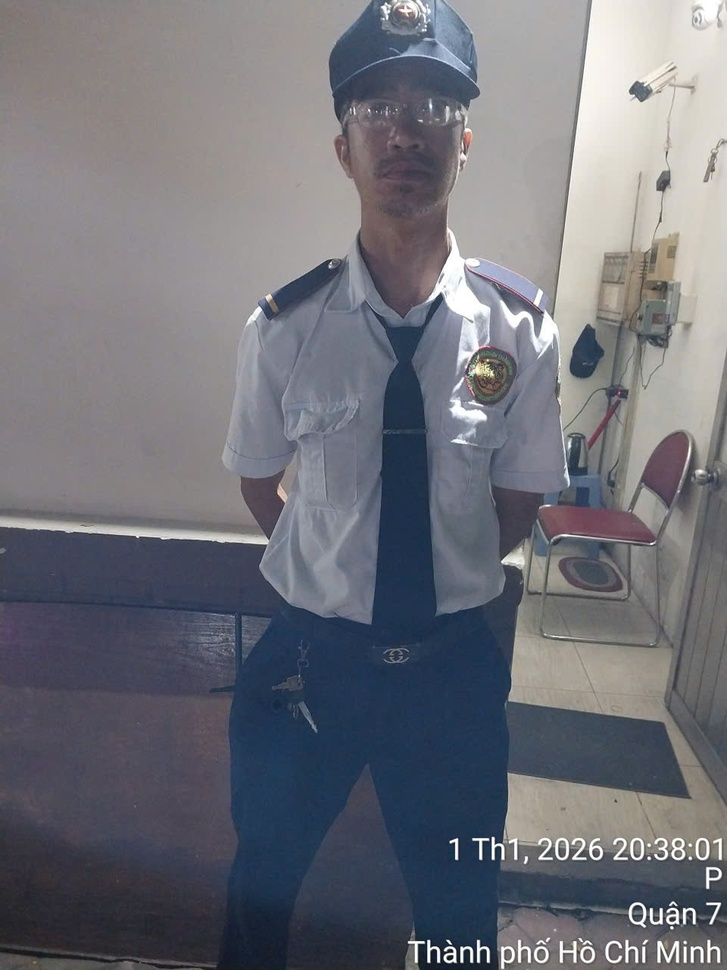
#> input picture input_images/01/z7505584093171_b728d22b89f37cec8819f448a26805b7.jpg, 727 x 970 px, shrunk from 960 x 1280 before the run
$ python -i watermark_engine.py   (imports and definitions only)
#> lines starting #> are read from the running program, lines starting #| are printed output that depends on the picture; after the words box and inside, x2 and y2 are one past the last pixel; in counts of white or black regions, pixels touching at a corner belong together
# -*- coding: utf-8 -*-
"""
Watermark Engine - Xử lý watermark ảnh chấm công
Bao gồm: Scanner, Remover, Generator, EXIF Editor
"""

import os
import re
import json
import struct
import logging
from datetime import datetime
from typing import Dict, List, Optional, Tuple

import cv2
import numpy as np
from PIL import Image, ImageDraw, ImageFont, ExifTags

logger = logging.getLogger(__name__)

# ==================== EXIF EDITOR ====================

class ExifEditor:
    """Chỉnh sửa EXIF metadata của ảnh"""

    # [73 lines left out: functions read_exif, modify_exif_date, strip_exif, not called in this run]


# ==================== WATERMARK SCANNER ====================

class WatermarkScanner:
    """Phân tích format watermark từ ảnh mẫu"""

    def __init__(self):
        self.templates = []

    def scan_image(self, image_path: str) -> Optional[Dict]:
        """
        Phân tích ảnh để tìm watermark.
        Trả về thông tin: vị trí, kích thước, màu sắc, nội dung text
        """
        img = cv2.imread(image_path)
#> img is the input picture: shape (970, 727, 3); mean B, G, R 120.9, 113.2, 112
        if img is None:
            logger.error(f"Không đọc được ảnh: {image_path}")
            return None

        h, w = img.shape[:2]
#> h = 970; w = 727

        # Watermark thường nằm ở 4 vùng: top-left, top-right, bottom-left, bottom-right
        # Và thường chiếm ~10-25% chiều cao ảnh
        regions = {
            'bottom-left': (0, int(h * 0.7), int(w * 0.7), h),
            'bottom-right': (int(w * 0.3), int(h * 0.7), w, h),
            'top-left': (0, 0, int(w * 0.7), int(h * 0.3)),
            'top-right': (int(w * 0.3), 0, w, int(h * 0.3)),
            'bottom-full': (0, int(h * 0.75), w, h),
            'top-full': (0, 0, w, int(h * 0.25)),
        }

        results = []
        for region_name, (x1, y1, x2, y2) in regions.items():
            roi = img[y1:y2, x1:x2]
            analysis = self._analyze_region(roi, region_name)
            if analysis and analysis.get('has_text'):
                analysis['region'] = region_name
                analysis['bounds'] = {'x1': x1, 'y1': y1, 'x2': x2, 'y2': y2}
                analysis['image_size'] = {'width': w, 'height': h}
                results.append(analysis)
#> this loop made 6 passes
#> (bright_ratio in _analyze_region, dark_ratio in _analyze_region, text_color in _analyze_region, font_size_estimate in _analyze_region) on passes 1 to 6: (0.00526, 0.386, (0, 0, 0), 22), (0.0263, 0.282, (0, 0, 0), 22), (0.0116, 0.000446, (255, 255, 255), 14), (0.255, 0.000452, (255, 255, 255), 17), (0.0221, 0.282, (0, 0, 0), 22), (0.188, 5.12e-05, (255, 255, 255), 17)
#> pass 1, in scan_image, `roi = img[y1:y2, x1:x2]`:
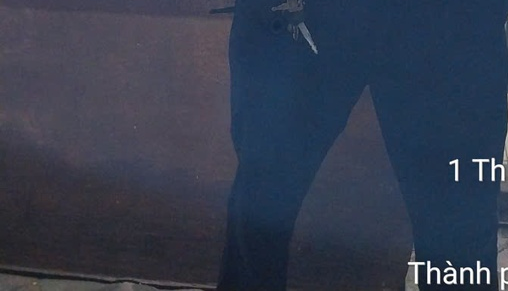
#> roi: shape (291, 508, 3); mean B, G, R 77.2, 59.6, 51.6
#> pass 1, in _analyze_region, `gray = cv2.cvtColor(roi, cv2.COLOR_BGR2GRAY)`:
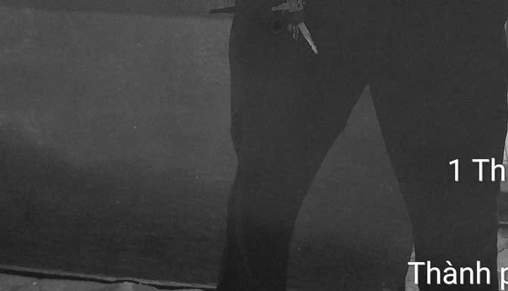
#> gray: shape (291, 508); min 11, max 255, mean 59.2
#> pass 1, in _analyze_region, `_, bright_mask = cv2.threshold(gray, 200, 255, cv2.THRESH_BINARY)`:
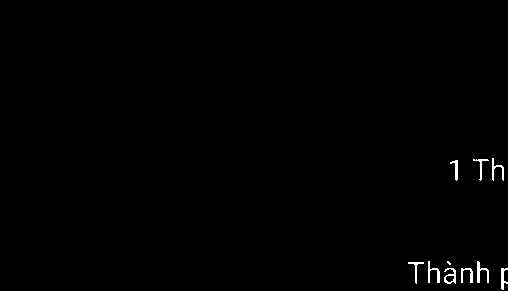
#> bright_mask: shape (291, 508); 0.53% white in thin lines or dots, all inside (x1, y1, x2, y2) = (408, 158, 508, 290)
#> pass 1, in _analyze_region, `_, dark_mask = cv2.threshold(gray, 50, 255, cv2.THRESH_BINARY_INV)`:
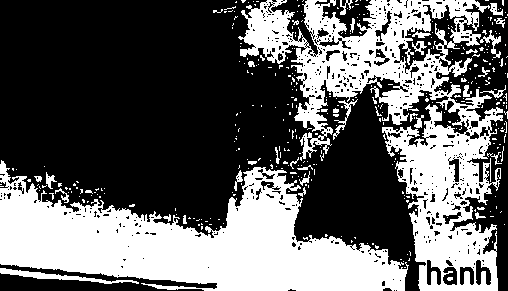
#> dark_mask: shape (291, 508); 38.6% white; 387 white regions (350 under 20 px), largest, box (x1, y1, x2, y2) and area: (0, 160, 409, 291) 27271, (238, 0, 503, 291) 26071, (0, 268, 139, 284) 581
#> after the loop:
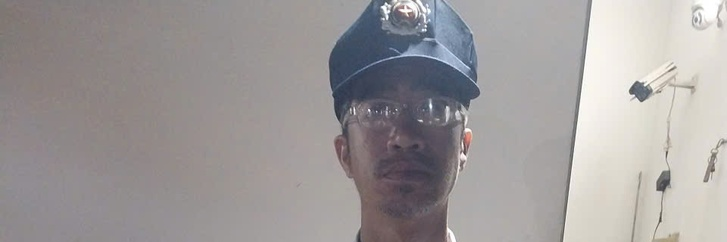
#> roi: shape (242, 727, 3); mean B, G, R 154.5, 154.7, 158.9
#> after the loop, results = 6 items

        if not results:
            return None

        # Chọn vùng có nhiều text nhất (khả năng cao là watermark)
        best = max(results, key=lambda r: r.get('text_density', 0))
#> best = 9 items
        return best

    def _analyze_region(self, roi: np.ndarray, region_name: str) -> Dict:
        """Phân tích một vùng ảnh để tìm watermark text"""
        gray = cv2.cvtColor(roi, cv2.COLOR_BGR2GRAY)
        h, w = gray.shape

        # Tìm text bằng cách phát hiện vùng có contrast cao
        # Text watermark thường là màu trắng/vàng trên nền tối hoặc ngược lại

        # Kiểm tra vùng sáng (text trắng/vàng)
        _, bright_mask = cv2.threshold(gray, 200, 255, cv2.THRESH_BINARY)
        bright_ratio = np.sum(bright_mask > 0) / (h * w)

        # Kiểm tra vùng tối (text đen)
        _, dark_mask = cv2.threshold(gray, 50, 255, cv2.THRESH_BINARY_INV)
        dark_ratio = np.sum(dark_mask > 0) / (h * w)

        # Watermark text thường chiếm 5-30% diện tích vùng
        has_text = (0.01 < bright_ratio < 0.4) or (0.01 < dark_ratio < 0.4)

        # Phân tích màu chủ đạo của text
        text_color = self._detect_text_color(roi)

        # Phân tích kích thước font ước lượng
        font_size_estimate = self._estimate_font_size(gray)

        return {
            'has_text': has_text,
            'text_density': max(bright_ratio, dark_ratio),
            'text_color': text_color,
            'font_size_estimate': font_size_estimate,
            'region_size': {'width': w, 'height': h},
            'bg_color': self._get_dominant_color(roi),
        }

    def _detect_text_color(self, roi: np.ndarray) -> Tuple[int, int, int]:
        """Phát hiện màu text chủ đạo trong vùng watermark"""
        hsv = cv2.cvtColor(roi, cv2.COLOR_BGR2HSV)

        # Text watermark thường là trắng hoặc vàng
        # Kiểm tra trắng
        white_mask = cv2.inRange(hsv, (0, 0, 200), (180, 30, 255))
        white_count = np.sum(white_mask > 0)

        # Kiểm tra vàng/cam
        yellow_mask = cv2.inRange(hsv, (15, 100, 150), (35, 255, 255))
        yellow_count = np.sum(yellow_mask > 0)

        # Kiểm tra đen
        black_mask = cv2.inRange(hsv, (0, 0, 0), (180, 255, 50))
        black_count = np.sum(black_mask > 0)

        if white_count > yellow_count and white_count > black_count:
            return (255, 255, 255)
        elif yellow_count > black_count:
            return (255, 200, 0)
        else:
            return (0, 0, 0)

    def _estimate_font_size(self, gray: np.ndarray) -> int:
        """Ước lượng kích thước font từ ảnh grayscale"""
        edges = cv2.Canny(gray, 50, 150)
        contours, _ = cv2.findContours(edges, cv2.RETR_EXTERNAL, cv2.CHAIN_APPROX_SIMPLE)

        if not contours:
            return 20

        heights = []
        for cnt in contours:
            _, _, w, h = cv2.boundingRect(cnt)
            if 5 < h < gray.shape[0] * 0.8 and w > 3:
                heights.append(h)

        if not heights:
            return 20

        # Font size ≈ median height of text-like contours
        return int(np.median(heights))

    def _get_dominant_color(self, roi: np.ndarray) -> Tuple[int, int, int]:
        """Tìm màu chủ đạo (background) của vùng"""
        pixels = roi.reshape(-1, 3).astype(np.float32)
        criteria = (cv2.TERM_CRITERIA_EPS + cv2.TERM_CRITERIA_MAX_ITER, 10, 1.0)
        _, _, centers = cv2.kmeans(pixels, 2, None, criteria, 3, cv2.KMEANS_PP_CENTERS)

        # Chọn cluster có nhiều pixel nhất (background)
        dominant = centers[0].astype(int)
        return tuple(dominant.tolist())

    # [18 lines left out: function create_template_from_sample, not called in this run]


# ==================== WATERMARK REMOVER ====================

class WatermarkRemover:
    """Xóa watermark từ ảnh bằng inpainting"""

    # [83 lines left out: functions remove_watermark_region, remove_watermark_smart, not called in this run]


# ==================== WATERMARK GENERATOR ====================

class WatermarkGenerator:
    """Tạo watermark mới cho ảnh"""

    # Font paths phổ biến trên Windows
    FONT_PATHS = [
        r"C:\Windows\Fonts\arial.ttf",
        r"C:\Windows\Fonts\calibri.ttf",
        r"C:\Windows\Fonts\tahoma.ttf",
        r"C:\Windows\Fonts\segoeui.ttf",
        r"C:\Windows\Fonts\verdana.ttf",
    ]

    def __init__(self):
        self.font_path = self._find_font()

    # [181 lines left out: functions _find_font, generate_timestamp_watermark, generate_gps_camera_style, not called in this run]

>>> result = WatermarkScanner().scan_image('../input_images/01/z7505584093171_b728d22b89f37cec8819f448a26805b7.jpg')
#> result = 9 items

$ run again, on input_images/01/z7505584175469_8f9e87de3180c7d1c5c341721f1eb85e.jpg
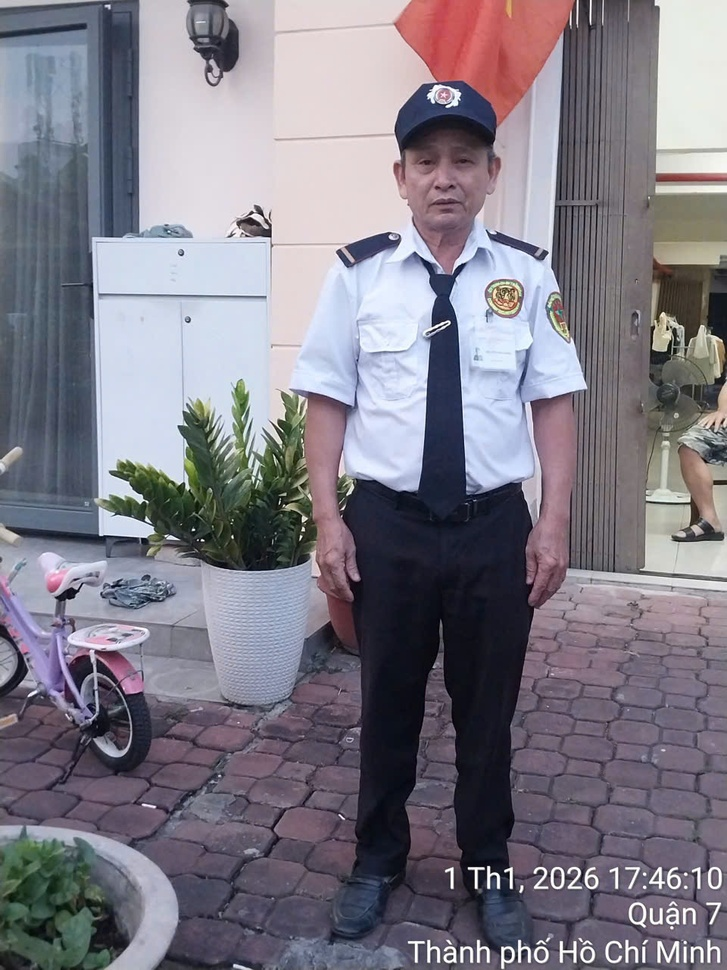
#> input picture input_images/01/z7505584175469_8f9e87de3180c7d1c5c341721f1eb85e.jpg, 727 x 970 px, shrunk from 960 x 1280 before the run
#> in scan_image, img is the input picture: shape (970, 727, 3); mean B, G, R 133.6, 122.7, 126.5
#> the loop in scan_image, `for region_name, (x1, y1, x2, y2) in regions.items():` made 6 passes
#> (bright_ratio in _analyze_region, dark_ratio in _analyze_region, text_color in _analyze_region, font_size_estimate in _analyze_region) on passes 1 to 4: (0.00607, 0.243, (0, 0, 0), 13), (0.0248, 0.191, (0, 0, 0), 15), (0.471, 0.0263, (255, 255, 255), 20), (0.442, 0.0355, (255, 255, 255), 29)
#> pass 1, in _analyze_region, `_, bright_mask = cv2.threshold(gray, 200, 255, cv2.THRESH_BINARY)`:
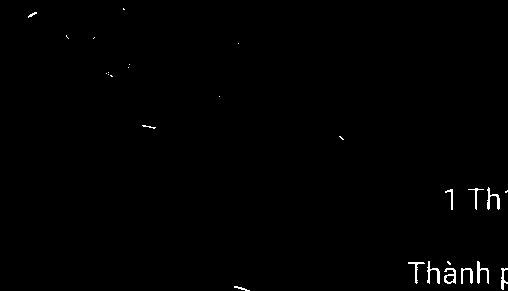
#> bright_mask: shape (291, 508); 0.61% white in thin lines or dots
#> after the loop in scan_image, `for region_name, (x1, y1, x2, y2) in regions.items():`:
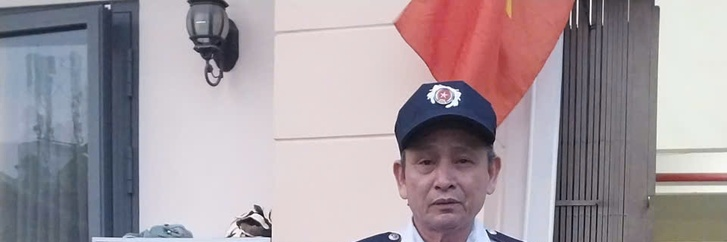
#> roi: shape (242, 727, 3); mean B, G, R 160.6, 154.1, 164.9
#> after the loop in scan_image, `for region_name, (x1, y1, x2, y2) in regions.items():`: results = 6 items
#> best = 9 items

$ run again, on input_images/01/z7505584186666_681b63ea717354b58c22488fb5ebe47a.jpg
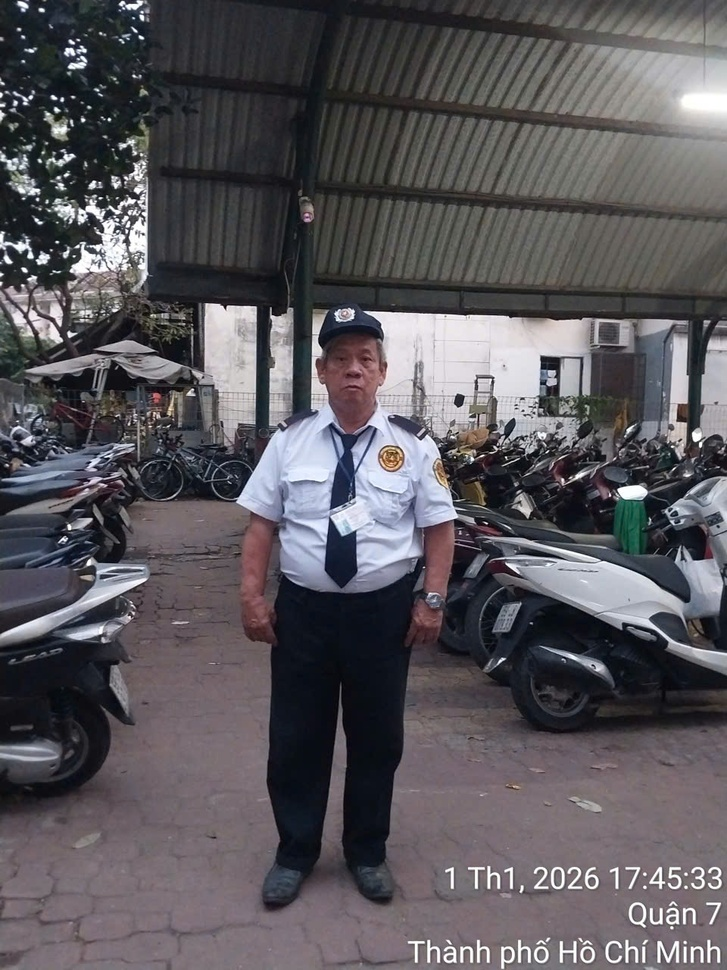
#> input picture input_images/01/z7505584186666_681b63ea717354b58c22488fb5ebe47a.jpg, 727 x 970 px, shrunk from 960 x 1280 before the run
#> in scan_image, img is the input picture: shape (970, 727, 3); mean B, G, R 91.8, 87.1, 90
#> the loop in scan_image, `for region_name, (x1, y1, x2, y2) in regions.items():` made 6 passes
#> (bright_ratio in _analyze_region, dark_ratio in _analyze_region, font_size_estimate in _analyze_region) on passes 1 to 4: (0.00612, 0.227, 17), (0.0257, 0.218, 22), (0.0283, 0.557, 14), (0.0126, 0.297, 39)
#> pass 1, in _analyze_region, `_, bright_mask = cv2.threshold(gray, 200, 255, cv2.THRESH_BINARY)`:
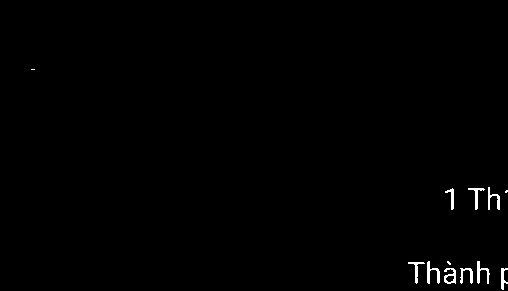
#> bright_mask: shape (291, 508); 0.61% white; 12 white regions (3 under 20 px), largest, box (x1, y1, x2, y2) and area: (427, 261, 440, 284) 123, (477, 261, 490, 284) 115, (488, 187, 500, 210) 104
#> after the loop in scan_image, `for region_name, (x1, y1, x2, y2) in regions.items():`:
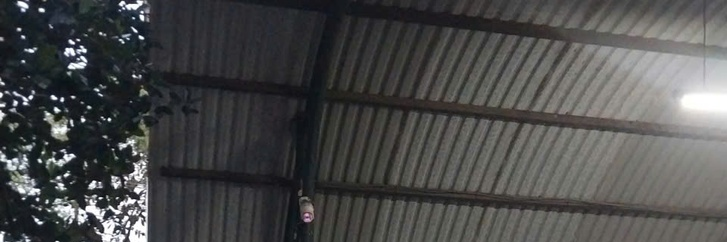
#> roi: shape (242, 727, 3); mean B, G, R 74.2, 74.4, 73.9
#> after the loop in scan_image, `for region_name, (x1, y1, x2, y2) in regions.items():`: results = 6 items
#> best = 9 items

$ run again, on input_images/01/z7505584194320_8df6d5d8505b1983d54941f304c51a49.jpg
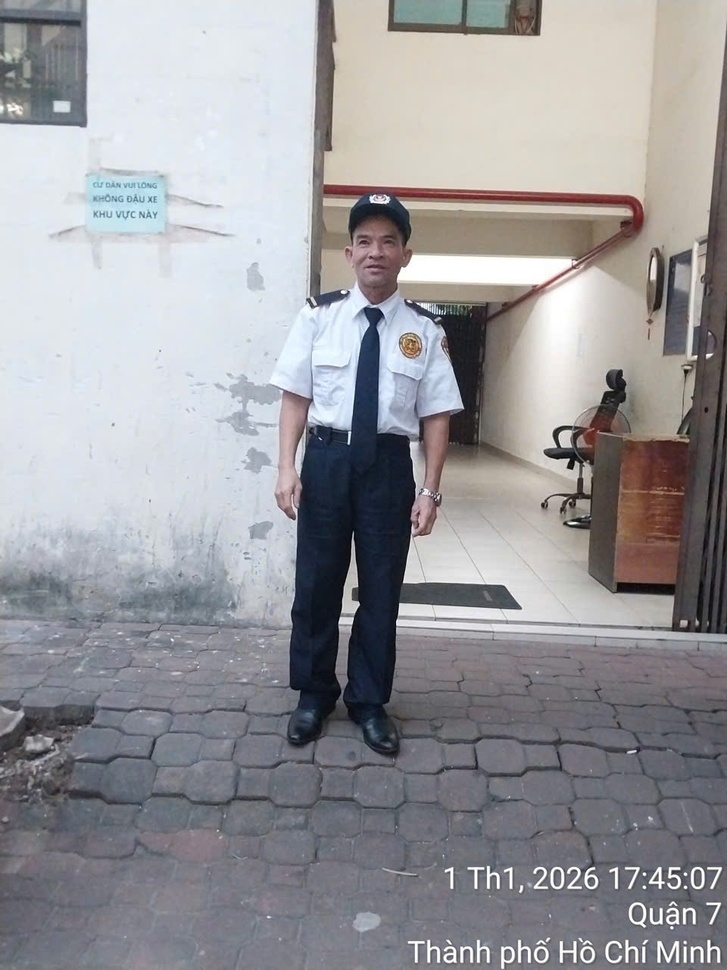
#> input picture input_images/01/z7505584194320_8df6d5d8505b1983d54941f304c51a49.jpg, 727 x 970 px, shrunk from 960 x 1280 before the run
#> in scan_image, img is the input picture: shape (970, 727, 3); mean B, G, R 156.3, 152.5, 153.1
#> the loop in scan_image, `for region_name, (x1, y1, x2, y2) in regions.items():` made 6 passes
#> (bright_ratio in _analyze_region, dark_ratio in _analyze_region, has_text in _analyze_region, text_color in _analyze_region, font_size_estimate in _analyze_region) on passes 1 to 4: (0.00593, 0.0365, True, (0, 0, 0), 13), (0.0255, 0.0336, True, (255, 255, 255), 17), (0.729, 0.0076, False, (255, 255, 255), 16), (0.587, 0.00946, False, (255, 255, 255), 21)
#> pass 1, in _analyze_region, `_, bright_mask = cv2.threshold(gray, 200, 255, cv2.THRESH_BINARY)`:
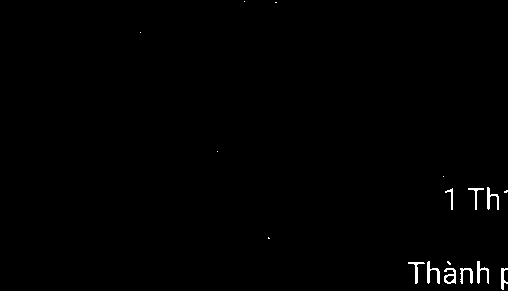
#> bright_mask: shape (291, 508); 0.59% white in thin lines or dots, all inside (x1, y1, x2, y2) = (140, 1, 508, 290)
#> after the loop in scan_image, `for region_name, (x1, y1, x2, y2) in regions.items():`:
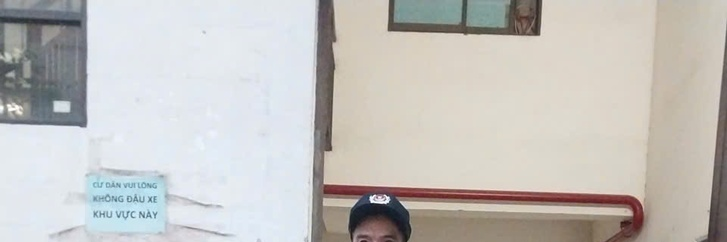
#> roi: shape (242, 727, 3); mean B, G, R 190.8, 194.1, 196.4
#> after the loop in scan_image, `for region_name, (x1, y1, x2, y2) in regions.items():`: results = 3 items
#> best = 9 items
